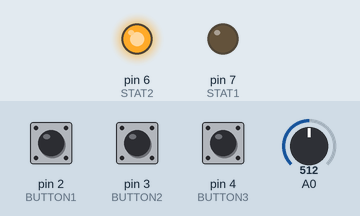
Bench run of a sketch on a simulated Arduino Uno, built with avr-gcc and run on an emulated ATmega328P. Parts: output pins drawn as LEDs (lit = HIGH). The inputs (shaded band) are chosen by the test bench; at power-on: pin 2 (BUTTON1) HIGH, pin 3 (BUTTON2) HIGH, pin 4 (BUTTON3) HIGH, A0 = 512. What the sketch prints to the serial monitor is not drawn.

Above: at 0.4 s.
At 1.8 s:
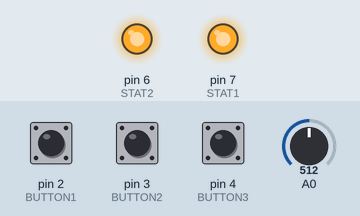
1.9 s: pin 2 (BUTTON1) pulled LOW for 0.15 s
At 3.1 s:
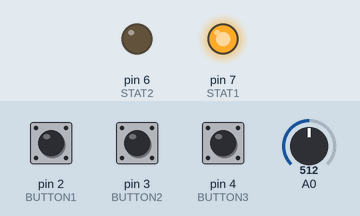
3.5 s: pin 2 (BUTTON1) pulsed LOW 5 times (0.12 s each, 0.3 s apart)
6.5 s: pin 3 (BUTTON2) pulsed LOW 5 times (0.12 s each, 0.3 s apart)
Timing chart, 0 to 9.5 s (numbered marks = the images above; inputs shaded):
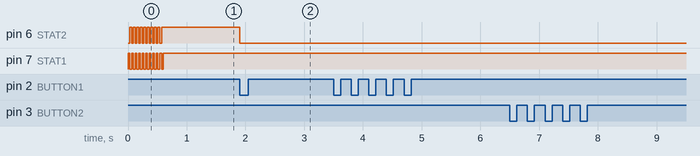

Measured:
- after the input at 1.9 s, pin 6 (STAT2): HIGH → LOW at once
- after the input at 3.5 s, every drawn part: stays the same
- after the input at 6.5 s, every drawn part: stays the same

The sketch:

Midi_Shield.ino
```cpp
#define KNOB1  0
#define KNOB2  1

#define BUTTON1  2
#define BUTTON2  3
#define BUTTON3  4


#define STAT1  7
#define STAT2  6

byte incomingByte;
byte note;
byte velocity;
int pot;

byte byte1;
byte byte2;
byte byte3;


int action=2; //0 =note off ; 1=note on ; 2= nada

//setup: declaring iputs and outputs and begin serial
void setup() {

  pinMode(STAT1,OUTPUT);   // declare the LED's pin as output
  pinMode(STAT2,OUTPUT);

  pinMode(BUTTON1,INPUT);
  pinMode(BUTTON2,INPUT);
  pinMode(BUTTON3,INPUT);


  digitalWrite(BUTTON1,HIGH);
  digitalWrite(BUTTON2,HIGH);
  digitalWrite(BUTTON3,HIGH);


  for(int i = 0;i < 10;i++)
  {
    digitalWrite(STAT1,HIGH);
    digitalWrite(STAT2,LOW);
    delay(30);
    digitalWrite(STAT1,LOW);
    digitalWrite(STAT2,HIGH);
    delay(30);
  }
  digitalWrite(STAT1,HIGH);
  digitalWrite(STAT2,HIGH);

 //start serial with midi baudrate 31250 or 38400 for debugging
 Serial.begin(31250);
  //Serial.begin(38400);
  //Serial.println("MIDI Board");
}

//loop: wait for serial data, and interpret the message
void loop () {


  /*
   // Button and knob test functions
   if(analogRead(KNOB1) > 512){ digitalWrite(STAT1,HIGH); }
   else{ digitalWrite(STAT1,LOW); }
   if(analogRead(KNOB2) > 512){ digitalWrite(STAT2,HIGH); }
   else{ digitalWrite(STAT2,LOW); }


   if(!digitalRead(BUTTON1)){ digitalWrite(STAT1,LOW); digitalWrite(STAT2,LOW); }
   else if(!digitalRead(BUTTON2)){ digitalWrite(STAT1,HIGH); digitalWrite(STAT2,LOW); }
   else if(!digitalRead(BUTTON3)){ digitalWrite(STAT1,LOW); digitalWrite(STAT2,HIGH); }
   else if(!digitalRead(BUTTON4)){ digitalWrite(STAT1,HIGH); digitalWrite(STAT2,HIGH); }
   */

  //*************** MIDI OUT ***************//

  pot = analogRead(0);
  note = pot/8;  // convert value to value 0-127
  if(button(BUTTON1) || button(BUTTON2) || button(BUTTON3))
  {

    noteOn(0x95,0x3C,0x45);
    digitalWrite(STAT2,LOW);
    while(button(BUTTON1) || button(BUTTON2) || button(BUTTON3));
  }
  /*while(1);
  else
  {
    noteOn(0x90,0x3C,0x00);
    digitalWrite(STAT2,HIGH);
  }*/

  //*************** MIDI LOOPBACK ******************//
  /*
  if(Serial.available() > 0)
  {
    byte1 = Serial.read();
    byte2 = Serial.read();
    byte3 = Serial.read();

    noteOn(byte1, byte2, byte3);

    //digitalWrite(STAT1,HIGH);
    //digitalWrite(STAT2,HIGH);
  }*/
  //*************** MIDI IN ***************//
  /*
  if (Serial.available() > 0) {
    // read the incoming byte:
    incomingByte = Serial.read();

    // wait for as status-byte, channel 1, note on or off
    if (incomingByte== 144){ // note on message starting starting
      action=1;
    }
    else if (incomingByte== 128){ // note off message starting
      action=0;
    }
    else if (incomingByte== 208){ // aftertouch message starting
      //not implemented yet
    }
    else if (incomingByte== 160){ // polypressure message starting
      //not implemented yet
    }
    else if ( (action==0)&&(note==0) ){ // if we received a "note off", we wait for which note (databyte)
      note=incomingByte;
      playNote(note, 0);
      note=0;
      velocity=0;
      action=2;
    }
    else if ( (action==1)&&(note==0) ){ // if we received a "note on", we wait for the note (databyte)
      note=incomingByte;
    }
    else if ( (action==1)&&(note!=0) ){ // ...and then the velocity
      velocity=incomingByte;
      playNote(note, velocity);
      note=0;
      velocity=0;
      action=0;
    }
    else{
      //nada
    }
  }*/

}

void noteOn(byte cmd, byte data1, byte data2) {
   Serial.print(cmd, BYTE);
   Serial.print(data1, BYTE);
   Serial.print(data2, BYTE);
 }

void blink(){
  digitalWrite(STAT1, HIGH);
  delay(100);
  digitalWrite(STAT1, LOW);
  delay(100);
}


void playNote(byte note, byte velocity)
{
  int value=LOW;
  if (velocity >10){
    value=HIGH;
  }
  else{
    value=LOW;
  }

  //since we don't want to "play" all notes we wait for a note between 36 & 44
  if(note>=36 && note<44)
  {
    byte myPin=note-34; // to get a pinnumber between 2 and 9
    digitalWrite(myPin, value);
  }

}

char button(char button_num)
{
  return (!(digitalRead(button_num)));
}
```

Midi_Shield.cpp
```cpp
#define KNOB1  0
#define KNOB2  1

#define BUTTON1  2
#define BUTTON2  3
#define BUTTON3  4


#define STAT1  7
#define STAT2  6

#include "WProgram.h"
void setup();
void loop ();
void noteOn(byte cmd, byte data1, byte data2);
void blink();
void playNote(byte note, byte velocity);
char button(char button_num);
byte incomingByte;
byte note;
byte velocity;
int pot;

byte byte1;
byte byte2;
byte byte3;


int action=2; //0 =note off ; 1=note on ; 2= nada

//setup: declaring iputs and outputs and begin serial
void setup() {

  pinMode(STAT1,OUTPUT);   // declare the LED's pin as output
  pinMode(STAT2,OUTPUT);

  pinMode(BUTTON1,INPUT);
  pinMode(BUTTON2,INPUT);
  pinMode(BUTTON3,INPUT);


  digitalWrite(BUTTON1,HIGH);
  digitalWrite(BUTTON2,HIGH);
  digitalWrite(BUTTON3,HIGH);


  for(int i = 0;i < 10;i++)
  {
    digitalWrite(STAT1,HIGH);
    digitalWrite(STAT2,LOW);
    delay(30);
    digitalWrite(STAT1,LOW);
    digitalWrite(STAT2,HIGH);
    delay(30);
  }
  digitalWrite(STAT1,HIGH);
  digitalWrite(STAT2,HIGH);

 //start serial with midi baudrate 31250 or 38400 for debugging
 Serial.begin(31250);
  //Serial.begin(38400);
  //Serial.println("MIDI Board");
}

//loop: wait for serial data, and interpret the message
void loop () {


  /*
   // Button and knob test functions
   if(analogRead(KNOB1) > 512){ digitalWrite(STAT1,HIGH); }
   else{ digitalWrite(STAT1,LOW); }
   if(analogRead(KNOB2) > 512){ digitalWrite(STAT2,HIGH); }
   else{ digitalWrite(STAT2,LOW); }


   if(!digitalRead(BUTTON1)){ digitalWrite(STAT1,LOW); digitalWrite(STAT2,LOW); }
   else if(!digitalRead(BUTTON2)){ digitalWrite(STAT1,HIGH); digitalWrite(STAT2,LOW); }
   else if(!digitalRead(BUTTON3)){ digitalWrite(STAT1,LOW); digitalWrite(STAT2,HIGH); }
   else if(!digitalRead(BUTTON4)){ digitalWrite(STAT1,HIGH); digitalWrite(STAT2,HIGH); }
   */

  //*************** MIDI OUT ***************//

  pot = analogRead(0);
  note = pot/8;  // convert value to value 0-127
  if(button(BUTTON1) || button(BUTTON2) || button(BUTTON3))
  {

    noteOn(0x95,0x3C,0x45);
    digitalWrite(STAT2,LOW);
    while(button(BUTTON1) || button(BUTTON2) || button(BUTTON3));
  }
  /*while(1);
  else
  {
    noteOn(0x90,0x3C,0x00);
    digitalWrite(STAT2,HIGH);
  }*/

  //*************** MIDI LOOPBACK ******************//
  /*
  if(Serial.available() > 0)
  {
    byte1 = Serial.read();
    byte2 = Serial.read();
    byte3 = Serial.read();

    noteOn(byte1, byte2, byte3);

    //digitalWrite(STAT1,HIGH);
    //digitalWrite(STAT2,HIGH);
  }*/
  //*************** MIDI IN ***************//
  /*
  if (Serial.available() > 0) {
    // read the incoming byte:
    incomingByte = Serial.read();

    // wait for as status-byte, channel 1, note on or off
    if (incomingByte== 144){ // note on message starting starting
      action=1;
    }
    else if (incomingByte== 128){ // note off message starting
      action=0;
    }
    else if (incomingByte== 208){ // aftertouch message starting
      //not implemented yet
    }
    else if (incomingByte== 160){ // polypressure message starting
      //not implemented yet
    }
    else if ( (action==0)&&(note==0) ){ // if we received a "note off", we wait for which note (databyte)
      note=incomingByte;
      playNote(note, 0);
      note=0;
      velocity=0;
      action=2;
    }
    else if ( (action==1)&&(note==0) ){ // if we received a "note on", we wait for the note (databyte)
      note=incomingByte;
    }
    else if ( (action==1)&&(note!=0) ){ // ...and then the velocity
      velocity=incomingByte;
      playNote(note, velocity);
      note=0;
      velocity=0;
      action=0;
    }
    else{
      //nada
    }
  }*/

}

void noteOn(byte cmd, byte data1, byte data2) {
   Serial.print(cmd, BYTE);
   Serial.print(data1, BYTE);
   Serial.print(data2, BYTE);
 }

void blink(){
  digitalWrite(STAT1, HIGH);
  delay(100);
  digitalWrite(STAT1, LOW);
  delay(100);
}


void playNote(byte note, byte velocity)
{
  int value=LOW;
  if (velocity >10){
    value=HIGH;
  }
  else{
    value=LOW;
  }

  //since we don't want to "play" all notes we wait for a note between 36 & 44
  if(note>=36 && note<44)
  {
    byte myPin=note-34; // to get a pinnumber between 2 and 9
    digitalWrite(myPin, value);
  }

}

char button(char button_num)
{
  return (!(digitalRead(button_num)));
}

int main(void)
{
	init();

	setup();

	for (;;)
		loop();

	return 0;
}
```
